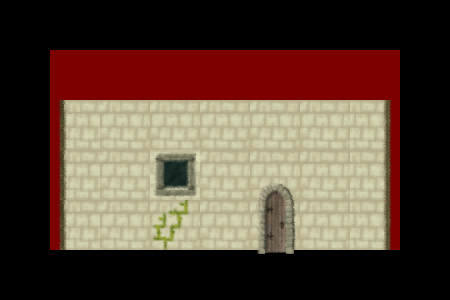

Below is a game level as drawn by its tile map, then a one-line description and the .tmx that defines it (tile-layer data replaced by summaries):
An orthogonal 9x6 tile map with 50x50 px tiles, 2 tile layers (collision, front), 2 tilesets.

<map version="1.0" orientation="orthogonal" renderorder="right-down" width="9" height="6" tilewidth="50" tileheight="50" nextobjectid="1">
 <tileset firstgid="1" name="collision" tilewidth="50" tileheight="50" tilecount="7">
  <image source="collision.png" width="350" height="50" />
 </tileset>
 <tileset firstgid="8" name="walls" tilewidth="50" tileheight="50" tilecount="10">
  <image source="walls.png" width="500" height="50" />
 </tileset>
 <layer name="collision" width="9" height="6">
  <data>[54 cells, 28 non-empty, 2 distinct tile ids]</data>
 </layer>
 <layer name="front" width="9" height="6">
  <data>[54 cells, 22 non-empty, 8 distinct tile ids]</data>
 </layer>
</map>
